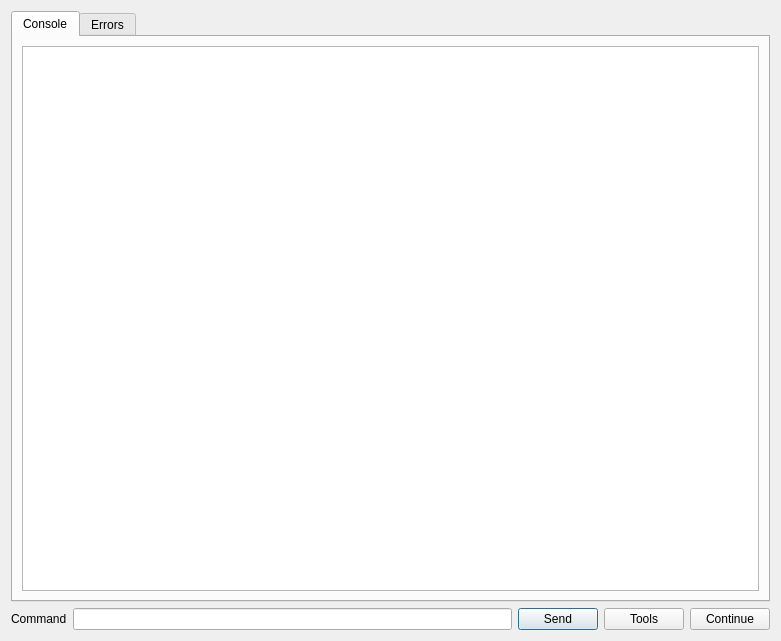
<?xml version="1.0" encoding="UTF-8"?>
<ui version="4.0">
 <class>ConsoleWindow</class>
 <widget class="QDialog" name="ConsoleWindow">
  <property name="geometry">
   <rect>
    <x>0</x>
    <y>0</y>
    <width>781</width>
    <height>641</height>
   </rect>
  </property>
  <property name="windowTitle">
   <string>osiemu-launcher</string>
  </property>
  <layout class="QVBoxLayout" name="verticalLayout">
   <item>
    <widget class="QTabWidget" name="tab_widget">
     <property name="currentIndex">
      <number>0</number>
     </property>
     <widget class="QWidget" name="tab">
      <attribute name="title">
       <string>Console</string>
      </attribute>
      <layout class="QVBoxLayout" name="verticalLayout_2">
       <item>
        <widget class="QTextBrowser" name="text_console">
         <property name="font">
          <font>
           <family>Courier</family>
          </font>
         </property>
        </widget>
       </item>
      </layout>
     </widget>
     <widget class="QWidget" name="tab_2">
      <attribute name="title">
       <string>Errors</string>
      </attribute>
      <layout class="QVBoxLayout" name="verticalLayout_3">
       <item>
        <widget class="QTextBrowser" name="text_errors"/>
       </item>
      </layout>
     </widget>
    </widget>
   </item>
   <item>
    <layout class="QHBoxLayout" name="horizontalLayout">
     <item>
      <widget class="QLabel" name="label_2">
       <property name="text">
        <string>Command</string>
       </property>
      </widget>
     </item>
     <item>
      <widget class="QLineEdit" name="line_console"/>
     </item>
     <item>
      <widget class="QPushButton" name="button_send">
       <property name="text">
        <string>Send</string>
       </property>
      </widget>
     </item>
     <item>
      <widget class="QPushButton" name="button_tools">
       <property name="text">
        <string>Tools</string>
       </property>
      </widget>
     </item>
     <item>
      <widget class="QPushButton" name="button_continue">
       <property name="text">
        <string>Continue</string>
       </property>
      </widget>
     </item>
    </layout>
   </item>
  </layout>
 </widget>
 <resources/>
 <connections/>
</ui>
